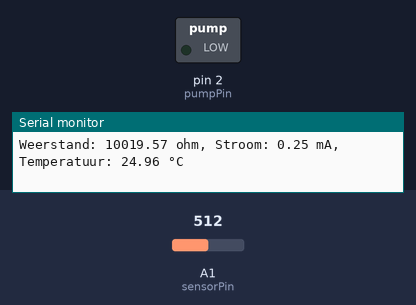
Recording of a sketch running on a simulated Arduino Uno, built with avr-gcc and run on an emulated ATmega328P. On the bench: switched loads named in the sketch (green lamp = pin HIGH), the last lines printed to the serial monitor. The inputs (shaded band) are chosen by the test bench; at power-on: A1 (sensorPin) = 512.

Above: at 1.8 s.
1.9 s: A1 (sensorPin) set to 503
At 2.8 s:
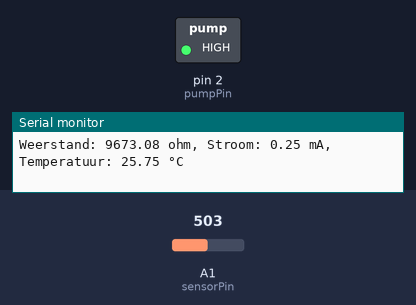
3.5 s: A1 (sensorPin) set to 716
At 4.4 s:
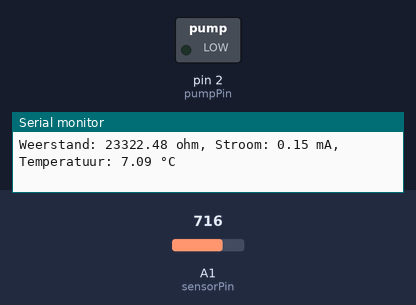
5.5 s: A1 (sensorPin) set to 511
At 7.3 s:
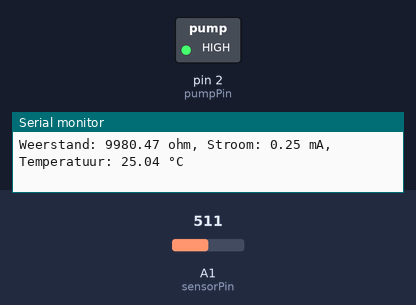
Timing chart, 0 to 8.8 s (numbered marks = the images above; inputs shaded):
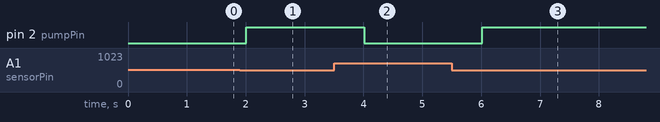

Measured:
- the behaviour switches between 512 and 511 on A1 (sensorPin) (found by bisection; images 0 and 1)
- after the input at 1.9 s, pin 2 (pumpPin): LOW → HIGH after 0.11 s
- after the input at 3.5 s, pin 2 (pumpPin): HIGH → LOW after 0.51 s
- after the input at 5.5 s, pin 2 (pumpPin): LOW → HIGH after 0.51 s

The sketch:

temp_ntc_test.ino
```cpp
// File: ntc_temperature_sensor_with_pump.ino

const int sensorPin = A1;          // Analoge pin verbonden met de sensor
const int pumpPin = 2;             // Digitale pin verbonden met het pompje
const int seriesResistor = 10000;  // Weerstand van de serieweerstand (10k)
const float supplyVoltage = 5.0;   // Voedingsspanning van de Arduino (5V)

const int nominalResistance = 10000; // Nominale weerstand van de NTC bij 25 graden Celsius
const int nominalTemperature = 25;   // Nominale temperatuur (25 graden Celsius)
const int bCoefficient = 3950;       // Beta-coëfficiënt van de NTC

void setup() {
  Serial.begin(9600);              // Start seriële communicatie op 9600 baud
  pinMode(pumpPin, OUTPUT);        // Stel de pomp pin in als output
  digitalWrite(pumpPin, LOW);      // Zet de pomp uit bij het opstarten
}

void loop() {
  int analogValue = analogRead(sensorPin);  // Lees de analoge waarde van de sensor
  float voltage = analogValue * (supplyVoltage / 1023.0); // Converteer analoge waarde naar spanning

  // Bereken de weerstand van de thermistor
  float resistance = seriesResistor / (1023.0 / analogValue - 1.0);

  // Bereken de stroom door de weerstand
  float current = supplyVoltage / (seriesResistor + resistance);

  // Converteer de weerstand naar temperatuur met de Steinhart-Hart vergelijking
  float steinhart;
  steinhart = resistance / nominalResistance;  // (R/Ro)
  steinhart = log(steinhart);                  // ln(R/Ro)
  steinhart /= bCoefficient;                   // 1/B * ln(R/Ro)
  steinhart += 1.0 / (nominalTemperature + 273.15); // + (1/To)
  steinhart = 1.0 / steinhart;                 // Inverteer
  steinhart -= 273.15;                         // Converteer naar Celsius

  // Print de weerstand, de stroom en de temperatuur naar de seriële monitor
  Serial.print("Weerstand: ");
  Serial.print(resistance);
  Serial.print(" ohm, Stroom: ");
  Serial.print(current * 1000);  // Converteer naar mA
  Serial.print(" mA, Temperatuur: ");
  Serial.print(steinhart);
  Serial.println(" °C");

  // Controleer of de temperatuur hoger is dan 25 graden
  if (steinhart > 25.0) {
    digitalWrite(pumpPin, HIGH); // Zet de pomp aan
  } else {
    digitalWrite(pumpPin, LOW);  // Zet de pomp uit
  }

  delay(1000);  // Wacht 1 seconde voor de volgende meting
}
```
